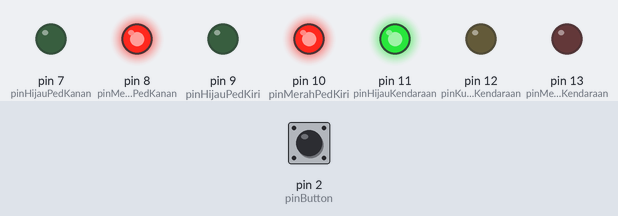
Simulated run of this sketch. Board: Arduino Uno, built with avr-gcc and run on an emulated ATmega328P. On the bench: output pins drawn as LEDs (lit = HIGH). Inputs (shaded band) come from the test bench; at power-on: pin 2 (pinButton) HIGH.

Above: at 1.2 s.
1.3 s: pin 2 (pinButton) pulled LOW for 0.15 s
At 5.5 s:
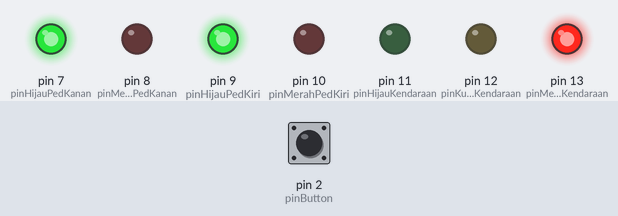
At 15.1 s:
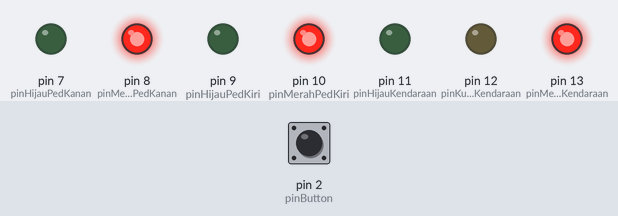
Timing chart, 0 to 15.8 s (numbered marks = the images above; inputs shaded):
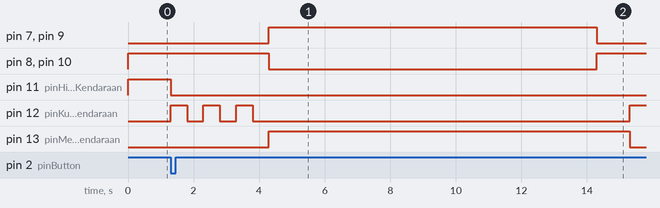

Measured:
- after the input at 1.3 s, pin 7 (pinHijauPedKanan): LOW → HIGH after 3.0 s, → LOW 10.0 s later; pin 8 (pinMerahPedKanan): HIGH → LOW after 3.0 s, → HIGH 10.0 s later

The sketch:

pedestrian_light1.ino
```cpp
// C++ code
//
const int pinMerahKendaraan = 13;
const int pinKuningKendaraan = 12;
const int pinHijauKendaraan = 11;
const int pinMerahPedKiri = 10;
const int pinHijauPedKiri = 9;
const int pinMerahPedKanan = 8;
const int pinHijauPedKanan = 7;
const int pinButton = 2;

volatile bool request = false;

void setup() {
  for(int i=7; i<=13; i++) pinMode(i, OUTPUT);
  pinMode(pinButton, INPUT_PULLUP);
  statusAwal();
  attachInterrupt(digitalPinToInterrupt(pinButton), pencetTombol, FALLING);
}

void loop() {
  if (request) {
    prosesPenyeberangan();
    request = false;
  }
}

// ISR
void pencetTombol() {
  request = true;
}

void statusAwal() {
  digitalWrite(pinHijauKendaraan, HIGH);
  digitalWrite(pinMerahKendaraan, LOW);
  digitalWrite(pinKuningKendaraan, LOW);
  updatePedestrian(HIGH, LOW);
}

void updatePedestrian(int merah, int hijau) {
  digitalWrite(pinMerahPedKiri, merah);
  digitalWrite(pinMerahPedKanan, merah);
  digitalWrite(pinHijauPedKiri, hijau);
  digitalWrite(pinHijauPedKanan, hijau);
}

void prosesPenyeberangan() {
  digitalWrite(pinHijauKendaraan, LOW);
  for(int i=0; i<3; i++) {
    digitalWrite(pinKuningKendaraan, HIGH);
    delay(500);
    digitalWrite(pinKuningKendaraan, LOW);
    delay(500);
  }

  digitalWrite(pinKuningKendaraan, LOW);
  digitalWrite(pinMerahKendaraan, HIGH);
  updatePedestrian(LOW, HIGH);
  delay(10000);

  updatePedestrian(HIGH, LOW);
  delay(1000);

  digitalWrite(pinMerahKendaraan, LOW);
  for(int i=0; i<3; i++) {
    digitalWrite(pinKuningKendaraan, HIGH);
    delay(500);
    digitalWrite(pinKuningKendaraan, LOW);
    delay(500);
  }

  statusAwal();
}
```
